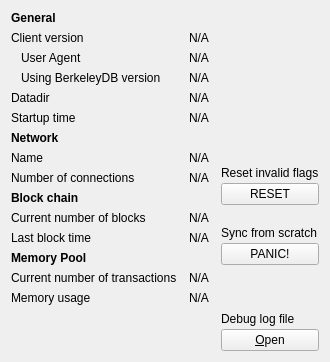
     <widget class="QWidget" name="tab_info">
      <attribute name="title">
       <string>&amp;Information</string>
      </attribute>
      <layout class="QGridLayout" name="gridLayout" columnstretch="0,1,0">
       <property name="horizontalSpacing">
        <number>12</number>
       </property>
       <item row="0" column="0">
        <widget class="QLabel" name="label_9">
         <property name="font">
          <font>
           <weight>75</weight>
           <bold>true</bold>
          </font>
         </property>
         <property name="text">
          <string>General</string>
         </property>
        </widget>
       </item>
       <item row="1" column="0">
        <widget class="QLabel" name="label_6">
         <property name="text">
          <string>Client version</string>
         </property>
        </widget>
       </item>
       <item row="1" column="1" colspan="2">
        <widget class="QLabel" name="clientVersion">
         <property name="cursor">
          <cursorShape>IBeamCursor</cursorShape>
         </property>
         <property name="text">
          <string>N/A</string>
         </property>
         <property name="textFormat">
          <enum>Qt::PlainText</enum>
         </property>
         <property name="textInteractionFlags">
          <set>Qt::LinksAccessibleByMouse|Qt::TextSelectableByKeyboard|Qt::TextSelectableByMouse</set>
         </property>
        </widget>
       </item>
       <item row="2" column="0">
        <widget class="QLabel" name="labelClientUserAgent">
         <property name="text">
          <string>User Agent</string>
         </property>
         <property name="indent">
          <number>10</number>
         </property>
        </widget>
       </item>
       <item row="2" column="1" colspan="2">
        <widget class="QLabel" name="clientUserAgent">
         <property name="cursor">
          <cursorShape>IBeamCursor</cursorShape>
         </property>
         <property name="text">
          <string>N/A</string>
         </property>
         <property name="textFormat">
          <enum>Qt::PlainText</enum>
         </property>
         <property name="textInteractionFlags">
          <set>Qt::LinksAccessibleByMouse|Qt::TextSelectableByKeyboard|Qt::TextSelectableByMouse</set>
         </property>
        </widget>
       </item>
       <item row="3" column="0">
        <widget class="QLabel" name="label_berkeleyDBVersion">
         <property name="text">
          <string>Using BerkeleyDB version</string>
         </property>
         <property name="indent">
          <number>10</number>
         </property>
        </widget>
       </item>
       <item row="3" column="1" colspan="2">
        <widget class="QLabel" name="berkeleyDBVersion">
         <property name="cursor">
          <cursorShape>IBeamCursor</cursorShape>
         </property>
         <property name="text">
          <string>N/A</string>
         </property>
         <property name="textFormat">
          <enum>Qt::PlainText</enum>
         </property>
         <property name="textInteractionFlags">
          <set>Qt::LinksAccessibleByMouse|Qt::TextSelectableByKeyboard|Qt::TextSelectableByMouse</set>
         </property>
        </widget>
       </item>
       <item row="4" column="0">
        <widget class="QLabel" name="label_12">
         <property name="text">
          <string>Datadir</string>
         </property>
        </widget>
       </item>
       <item row="4" column="1" colspan="2">
        <widget class="QLabel" name="dataDir">
         <property name="cursor">
          <cursorShape>IBeamCursor</cursorShape>
         </property>
         <property name="text">
          <string>N/A</string>
         </property>
         <property name="textFormat">
          <enum>Qt::PlainText</enum>
         </property>
         <property name="wordWrap">
          <bool>true</bool>
         </property>
         <property name="textInteractionFlags">
          <set>Qt::LinksAccessibleByMouse|Qt::TextSelectableByKeyboard|Qt::TextSelectableByMouse</set>
         </property>
        </widget>
       </item>
       <item row="5" column="0">
        <widget class="QLabel" name="label_13">
         <property name="text">
          <string>Startup time</string>
         </property>
        </widget>
       </item>
       <item row="5" column="1" colspan="2">
        <widget class="QLabel" name="startupTime">
         <property name="cursor">
          <cursorShape>IBeamCursor</cursorShape>
         </property>
         <property name="text">
          <string>N/A</string>
         </property>
         <property name="textFormat">
          <enum>Qt::PlainText</enum>
         </property>
         <property name="textInteractionFlags">
          <set>Qt::LinksAccessibleByMouse|Qt::TextSelectableByKeyboard|Qt::TextSelectableByMouse</set>
         </property>
        </widget>
       </item>
       <item row="6" column="0">
        <widget class="QLabel" name="labelNetwork">
         <property name="font">
          <font>
           <weight>75</weight>
           <bold>true</bold>
          </font>
         </property>
         <property name="text">
          <string>Network</string>
         </property>
        </widget>
       </item>
       <item row="7" column="0">
        <widget class="QLabel" name="label_8">
         <property name="text">
          <string>Name</string>
         </property>
        </widget>
       </item>
       <item row="7" column="1" colspan="2">
        <widget class="QLabel" name="networkName">
         <property name="cursor">
          <cursorShape>IBeamCursor</cursorShape>
         </property>
         <property name="text">
          <string>N/A</string>
         </property>
         <property name="textFormat">
          <enum>Qt::PlainText</enum>
         </property>
         <property name="textInteractionFlags">
          <set>Qt::LinksAccessibleByMouse|Qt::TextSelectableByKeyboard|Qt::TextSelectableByMouse</set>
         </property>
        </widget>
       </item>
       <item row="8" column="0">
        <widget class="QLabel" name="label_7">
         <property name="text">
          <string>Number of connections</string>
         </property>
        </widget>
       </item>
       <item row="8" column="1" colspan="2">
        <widget class="QLabel" name="numberOfConnections">
         <property name="cursor">
          <cursorShape>IBeamCursor</cursorShape>
         </property>
         <property name="text">
          <string>N/A</string>
         </property>
         <property name="textFormat">
          <enum>Qt::PlainText</enum>
         </property>
         <property name="textInteractionFlags">
          <set>Qt::LinksAccessibleByMouse|Qt::TextSelectableByKeyboard|Qt::TextSelectableByMouse</set>
         </property>
        </widget>
       </item>
       <item row="9" column="0">
        <widget class="QLabel" name="label_10">
         <property name="font">
          <font>
           <weight>75</weight>
           <bold>true</bold>
          </font>
         </property>
         <property name="text">
          <string>Block chain</string>
         </property>
        </widget>
       </item>
       <item row="10" column="0">
        <widget class="QLabel" name="label_3">
         <property name="text">
          <string>Current number of blocks</string>
         </property>
        </widget>
       </item>
       <item row="10" column="1" colspan="2">
        <widget class="QLabel" name="numberOfBlocks">
         <property name="cursor">
          <cursorShape>IBeamCursor</cursorShape>
         </property>
         <property name="text">
          <string>N/A</string>
         </property>
         <property name="textFormat">
          <enum>Qt::PlainText</enum>
         </property>
         <property name="textInteractionFlags">
          <set>Qt::LinksAccessibleByMouse|Qt::TextSelectableByKeyboard|Qt::TextSelectableByMouse</set>
         </property>
        </widget>
       </item>
       <item row="11" column="0">
        <widget class="QLabel" name="labelLastBlockTime">
         <property name="text">
          <string>Last block time</string>
         </property>
        </widget>
       </item>
       <item row="11" column="1" colspan="2">
        <widget class="QLabel" name="lastBlockTime">
         <property name="cursor">
          <cursorShape>IBeamCursor</cursorShape>
         </property>
         <property name="text">
          <string>N/A</string>
         </property>
         <property name="textFormat">
          <enum>Qt::PlainText</enum>
         </property>
         <property name="textInteractionFlags">
          <set>Qt::LinksAccessibleByMouse|Qt::TextSelectableByKeyboard|Qt::TextSelectableByMouse</set>
         </property>
        </widget>
       </item>
       <item row="12" column="0">
        <widget class="QLabel" name="labelMempoolTitle">
         <property name="font">
          <font>
           <weight>75</weight>
           <bold>true</bold>
          </font>
         </property>
         <property name="text">
          <string>Memory Pool</string>
         </property>
        </widget>
       </item>
       <item row="13" column="0">
        <widget class="QLabel" name="labelNumberOfTransactions">
         <property name="text">
          <string>Current number of transactions</string>
         </property>
        </widget>
       </item>
       <item row="13" column="1">
        <widget class="QLabel" name="mempoolNumberTxs">
         <property name="cursor">
          <cursorShape>IBeamCursor</cursorShape>
         </property>
         <property name="text">
          <string>N/A</string>
         </property>
         <property name="textFormat">
          <enum>Qt::PlainText</enum>
         </property>
         <property name="textInteractionFlags">
          <set>Qt::LinksAccessibleByMouse|Qt::TextSelectableByKeyboard|Qt::TextSelectableByMouse</set>
         </property>
        </widget>
       </item>
       <item row="14" column="0">
        <widget class="QLabel" name="labelMemoryUsage">
         <property name="text">
          <string>Memory usage</string>
         </property>
        </widget>
       </item>
       <item row="14" column="1">
        <widget class="QLabel" name="mempoolSize">
         <property name="cursor">
          <cursorShape>IBeamCursor</cursorShape>
         </property>
         <property name="text">
          <string>N/A</string>
         </property>
         <property name="textFormat">
          <enum>Qt::PlainText</enum>
         </property>
         <property name="textInteractionFlags">
          <set>Qt::LinksAccessibleByMouse|Qt::TextSelectableByKeyboard|Qt::TextSelectableByMouse</set>
         </property>
        </widget>
       </item>
       <item row="7" column="2" rowspan="3">
        <layout class="QVBoxLayout" name="verticalLayoutDebugButton">
         <property name="spacing">
          <number>3</number>
         </property>
         <item>
          <spacer name="verticalSpacer_2">
           <property name="orientation">
            <enum>Qt::Vertical</enum>
           </property>
           <property name="sizeHint" stdset="0">
            <size>
             <width>10</width>
             <height>5</height>
            </size>
           </property>
          </spacer>
         </item>
         <item>
          <widget class="QLabel" name="Reset Blocks">
           <property name="text">
            <string>Reset invalid flags</string>
           </property>
          </widget>
         </item>
         <item>
          <widget class="QPushButton" name="ResetBlocks">
           <property name="toolTip">
            <string>Resets all invalid block flags.</string>
           </property>
           <property name="text">
            <string>RESET</string>
           </property>
           <property name="autoDefault">
            <bool>true</bool>
           </property>
          </widget>
         </item>
        </layout>
       </item>
       <item row="10" column="2" rowspan="3">
        <layout class="QVBoxLayout" name="verticalLayoutDebugButton">
         <property name="spacing">
          <number>3</number>
         </property>
         <item>
          <spacer name="verticalSpacer_2">
           <property name="orientation">
            <enum>Qt::Vertical</enum>
           </property>
           <property name="sizeHint" stdset="0">
            <size>
             <width>10</width>
             <height>5</height>
            </size>
           </property>
          </spacer>
         </item>
         <item>
          <widget class="QLabel" name="Synch">
           <property name="text">
            <string>Sync from scratch</string>
           </property>
          </widget>
         </item>
         <item>
          <widget class="QPushButton" name="SynchButton">
           <property name="toolTip">
            <string>Deletes all local blockchain folders so the wallet synchronizes from scratch.</string>
           </property>
           <property name="text">
            <string>PANIC!</string>
           </property>
           <property name="autoDefault">
            <bool>true</bool>
           </property>
          </widget>
         </item>
        </layout>
       </item>
       <item row="13" column="2" rowspan="3">
        <layout class="QVBoxLayout" name="verticalLayoutDebugButton">
         <property name="spacing">
          <number>3</number>
         </property>
         <item>
          <spacer name="verticalSpacer_2">
           <property name="orientation">
            <enum>Qt::Vertical</enum>
           </property>
           <property name="sizeHint" stdset="0">
            <size>
             <width>10</width>
             <height>5</height>
            </size>
           </property>
          </spacer>
         </item>
         <item>
          <widget class="QLabel" name="labelDebugLogfile">
           <property name="text">
            <string>Debug log file</string>
           </property>
          </widget>
         </item>
         <item>
          <widget class="QPushButton" name="openDebugLogfileButton">
           <property name="toolTip">
            <string>Open the %1 debug log file from the current data directory. This can take a few seconds for large log files.</string>
           </property>
           <property name="text">
            <string>&amp;Open</string>
           </property>
           <property name="autoDefault">
            <bool>true</bool>
           </property>
          </widget>
         </item>
        </layout>
       </item>
       <item row="15" column="0">
        <spacer name="verticalSpacer">
         <property name="orientation">
          <enum>Qt::Vertical</enum>
         </property>
         <property name="sizeHint" stdset="0">
          <size>
           <width>20</width>
           <height>40</height>
          </size>
         </property>
        </spacer>
       </item>
      </layout>
     </widget>
